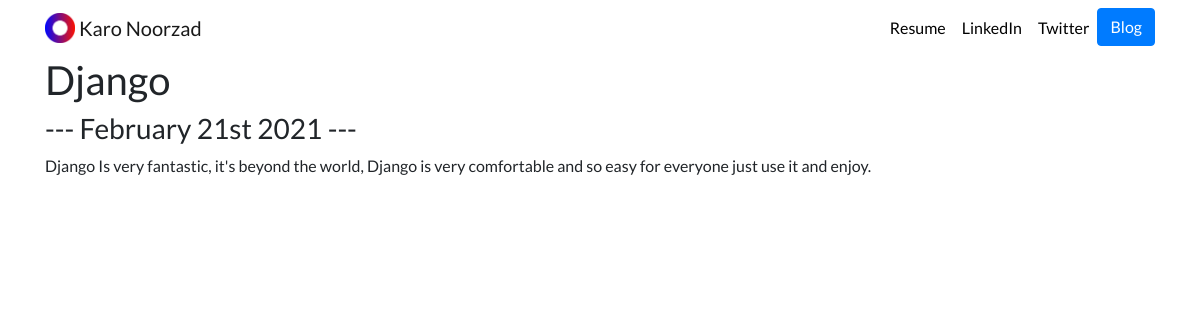
/blog/5/, run on the app's committed database.
### blog/models.py (models this page shows, shortened)
class Blog(models.Model):
    title = models.CharField(max_length=200)
    description = models.TextField()
    date = models.DateField()

### blog/views.py (the view)
# urls.py: path('<int:blog_id>/', views.detail, name='detail')
def detail(request, blog_id):
    blog = get_object_or_404(Blog, pk=blog_id)
    return render(request, 'blog/detail.html', {'blog': blog})

### blog/templates/blog/detail.html
{% extends 'portfolio/base.html' %}
{% block content %}
<h1>{{ blog.title }}</h1>
<h3>--- {{ blog.date|date:'F jS Y' }} ---</h3>
{{ blog.description|safe }}
{% endblock %}

### portfolio/static/portfolio/custom.css (style rules this page uses)
body { font-family: 'Lato', sans-serif; }

### data on the page
Blog: title "Django", date "February 21st 2021", description "Django Is very fantastic, it's beyond the world, Django is very comfortable and so easy for everyone just use it and enjoy."
